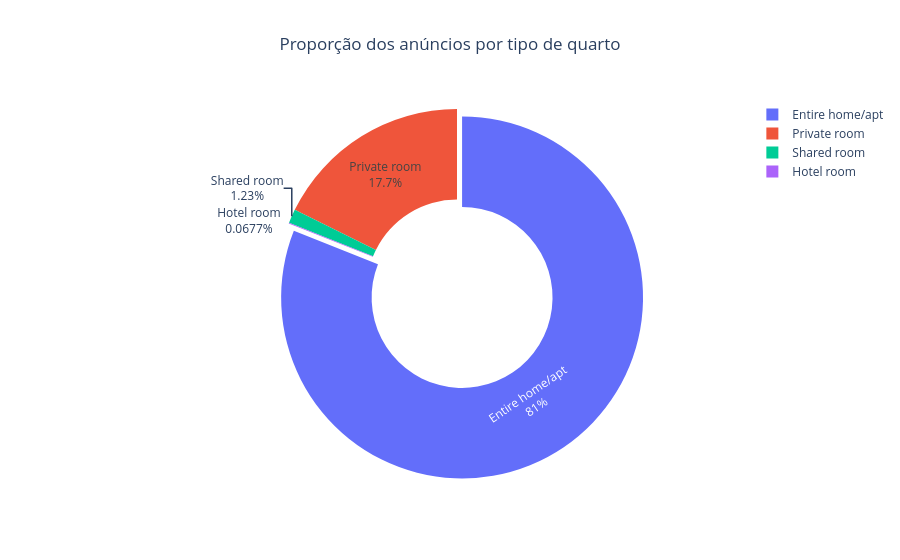

The cell this chart's notebook holds for it:
### Code cell
import plotly.express as px


quantidade_anuncios = df['room_type'].value_counts(ascending=False).reset_index()
grafico_remoto = px.pie(
    quantidade_anuncios,
    names='room_type',
    values='count',
    title='Proporção dos anúncios por tipo de quarto',
    hole=0.5,
    labels={
        'room_type': 'Tipo de Quarto', 
        'count': 'Quantidade'
    }
)
grafico_remoto.update_traces(textinfo='percent+label', pull=[0.05, 0, 0, 0])
grafico_remoto.update_layout(title_x=0.5)

### Figure 1 — Plotly figure (JSON) as saved in the notebook; plotly's stock layout.template omitted (floating-point values rounded to 4 significant figures)
{"data": [{"domain": {"x": [0, 1], "y": [0, 1]}, "hole": 0.5, "hovertemplate": "Tipo de Quarto=%{label}<br>Quantidade=%{value}<extra></extra>", "labels": ["Entire home/apt", "Private room", "Shared room", "Hotel room"], "legendgroup": "", "name": "", "pull": [0.05, 0, 0, 0], "showlegend": true, "textinfo": "percent+label", "type": "pie", "values": [39458, 8621, 601, 33]}], "layout": {"legend": {"tracegroupgap": 0}, "title": {"text": "Proporção dos anúncios por tipo de quarto", "x": 0.5}}}
